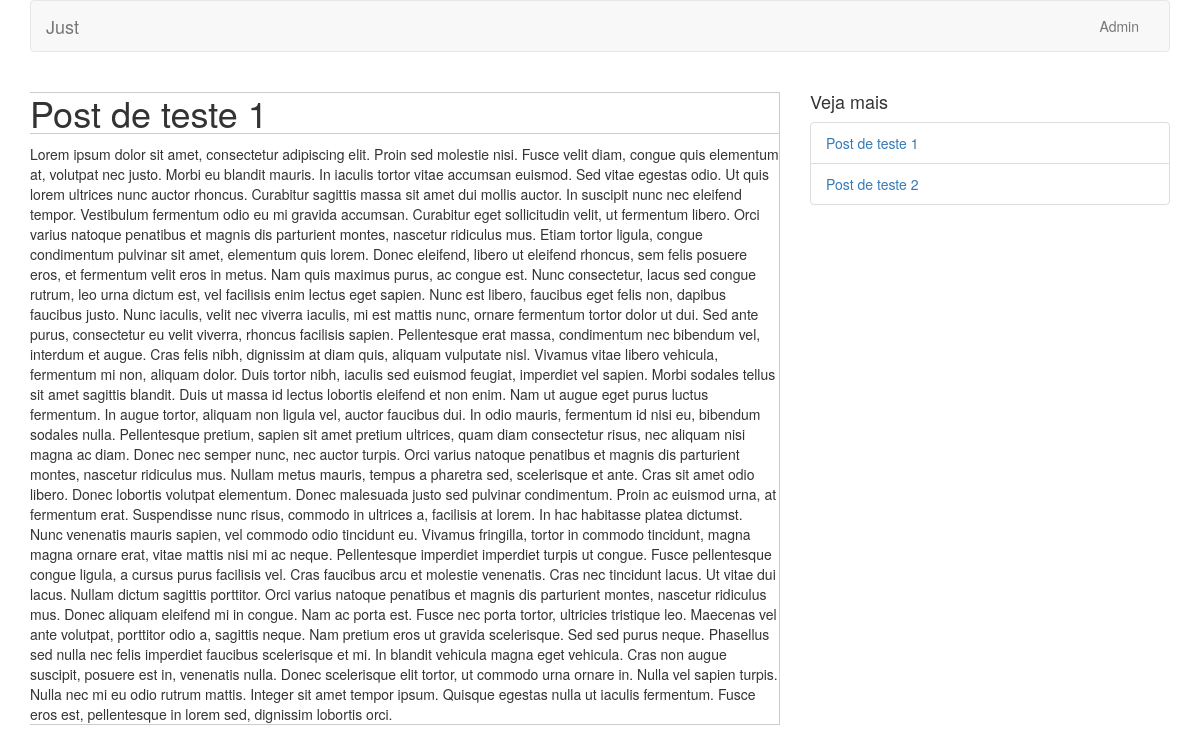
The app's page /noticias/post-teste-1/ with its own data.
### tables this page shows
CREATE TABLE `posts` (
  `title` varchar(128) NOT NULL,
  `body` text NOT NULL,
  `slug` varchar(255) NOT NULL,
  `id` int(11) NOT NULL AUTO_INCREMENT,
  PRIMARY KEY (`id`)
);

### src/Front/Controller/PostsController.php (called while the page is built, shortened)
<?php
class PostsController extends Controller
{
    public function readAction()
    {
        $slug = $this->getParam('slug');
        $model = new Post();
        $post = $model->getPostByColumn('slug', $slug);
        $allPosts = $post->getPosts();
        $this->renderView('Front/View/readpost.phtml', [
            'title' => 'Front :: Bem vindo',
            'post' => $post,
            'posts' => $allPosts
        ]);
    }
}

### index.php (called while the page is built, shortened)
<?php
$router = new Router();
$router->dispatch();

### src/Model/Post.php (called while the page is built, shortened)
<?php
class Post extends Model
{
    public $title;
    public $body;
    public $slug;
    private $database;
    public function __construct()
    {
        $this->database = new Database();
    }
    public function getTitle()
    {
        return $this->title;
    }
    public function getBody()
    {
        return $this->body;
    }
    public function getSlug()
    {
        return $this->slug;
    }
    public function getPosts()
    {
        return $this->database->select('posts', [
            'title',
            'slug',
            'body',
            'id'
        ], null, null, $this);
    }
    public function getPostByColumn($column, $value)
    {
        $post = $this->database->select('posts', [
            'title',
            'slug',
            'body',
            'id'
        ], ["{$column} = '{$value}'"], 1, $this);
        if ($post) {
            $post = $post[0];
            return $post;
        } else {
            return null;
        }
    }
}

### src/Library/Database.php (called while the page is built, shortened)
<?php
class Database
{
    private static $connection;
    public function select($from, array $columns, array $where = null, $limit = null, Model $modelClass = null)
    {
        $columns = implode(',', $columns);
        if ($where) {
            $where = 'WHERE ' . implode(' AND ', $where);
        }
        if ($limit) {
            $limit = intval($limit);
            $limit = "LIMIT {$limit}";
        }
        $query = self::$connection->query("SELECT {$columns} FROM {$from} {$where} {$limit}");
        if ($modelClass) {
            return $query->fetchAll(\PDO::FETCH_CLASS, get_class($modelClass));
        } else {
            return $query->fetchAll(\PDO::FETCH_OBJ);
        }
    }
    private static function getConnection()
    {
        if (! self::$connection) {
            $accessData = require_once(__DIR__ . '/../Config/Database.php');
            $dsn = "{$accessData['driver']}:host={$accessData['host']};dbname={$accessData['dbname']}";
            $pdo = new \PDO($dsn, $accessData['username'], $accessData['password']);
            $pdo->setAttribute(\PDO::ATTR_ERRMODE, \PDO::ERRMODE_EXCEPTION);
            self::$connection = $pdo;
        } else {
            return self::$connection;
        }
    }
}

### src/Front/View/readpost.phtml (the view)
<div class="row">
    <div class="col-xs-8">
        <article>
            <h1><?php echo $post->getTitle();?></h1>
            <?php echo $post->getBody();?>
        </article>
    </div>
    <div class="col-xs-4 all-posts">
        <h4>Veja mais</h4>
        <ul class="list-group">
            <?php
            foreach ($posts as $post) {
            ?>
            <li class="list-group-item">
                <a href="/noticias/<?php echo $post->getSlug();?>/">
                    <?php echo $post->getTitle();?>
                </a>
            </li>
            <?php
            }
            ?>
        </ul>
    </div>
</div>

### src/Router.php (shortened to what this page needs)
<?php
class Router
{
    public static $routes = [];
    public static $params = [];
    public static function addRoute(array $route)
    {
        $route['original-route'] = $route['route'];
        $route['route'] = '/^' . str_replace('/', "\\/", $route['route']) . '$/is';
        self::$routes[$route['name']] = $route;
    }
    public static function dispatch()
    {
        $url = $_SERVER['REQUEST_URI'];
        $requestedRoute = strstr($url, '/');
        $requestedRoute = substr($url, strpos($url, $requestedRoute));
        foreach (self::$routes as $route) {
            if (preg_match($route['route'], $requestedRoute, $matches)) {
                if (isset($route['params']) && $route['params']) {
                    array_shift($matches);
                    self::$params = array_combine($route['params'], $matches);
                }
                $module = $route['module'];
                $action = $route['action'] . 'Action';
                $controller = new $controller();
                $controller->module = $module;
                if (self::$params) {
                    foreach (self::$params as $key => $val) {
                        $controller->setParam($key, $val);
                    }
                }
                $controller->$action();
                return;
            }
        }
    }
}

### src/Library/Controller.php (shortened to what this page needs)
<?php
class Controller
{
    public $module;
    protected $params = [];
    public function renderView($view, array $params = null)
    {
        $module = $this->module;
        $view = __DIR__ . "/../" . $view;
        extract($params);
        $layoutFile = __DIR__ . "/../{$module}/Layout/Default.phtml";
        if (file_exists($layoutFile)) {
            require_once($layoutFile);
        }
    }
    public function setParam($key, $value)
    {
        $this->params[$key] = $value;
    }
    public function getParam($key, $default = null)
    {
        if (isset($this->params[$key])) {
            return $this->params[$key];
        }
        return $default;
    }
}

### src/Front/Layout/Default.phtml (shortened to what this page needs)
<!DOCTYPE html>
<html>
<head>
    <link rel="stylesheet" href="/web/assets/dist/css/default.css">
    <link rel="stylesheet" href="/web/assets/bower/bootstrap/dist/css/bootstrap.css">
</head>
<body>
<div class="container">
    <nav class="navbar navbar-default">
        <div class="container-fluid">
            <div class="navbar-header">
                <a class="navbar-brand" href="/">Just</a>
            </div>
            <div class="collapse navbar-collapse" id="bs-example-navbar-collapse-1">
                <ul class="nav navbar-nav navbar-right">
                    <li><a href="/admin/">Admin</a></li>
                </ul>
            </div>
        </div>
    </nav>
<?php
if (file_exists($view)) {
    require_once($view);
}
?>
</div>
</body>
</html>

### records on screen
posts: title "Post de teste 1", body "Lorem ipsum dolor sit amet, consectetur adipiscing elit. Proin sed molestie nisi. Fusce velit diam, congue quis elementum at, volutpat nec justo. Morbi eu blandit mauris. In iaculis tortor vitae accumsan euismod. Sed vitae egestas odio. Ut quis lorem ultrices nunc auctor rhoncus. Curabitur sagittis massa sit amet dui mollis auctor. In suscipit nunc nec eleifend tempor. Vestibulum fermentum odio eu mi gravida accumsan. Curabitur eget sollicitudin velit, ut fermentum libero. Orci varius natoque penatibus et magnis dis parturient montes, nascetur ridiculus mus. Etiam tortor ligula, congue condimentum pulvinar sit amet, elementum quis lorem. Donec eleifend, libero ut eleifend rhoncus, sem felis…"
posts: title "Post de teste 2"
